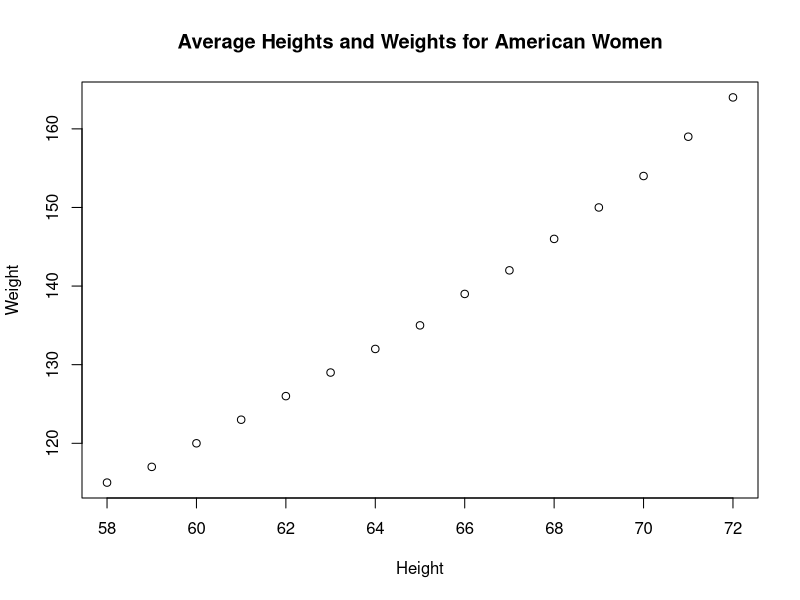
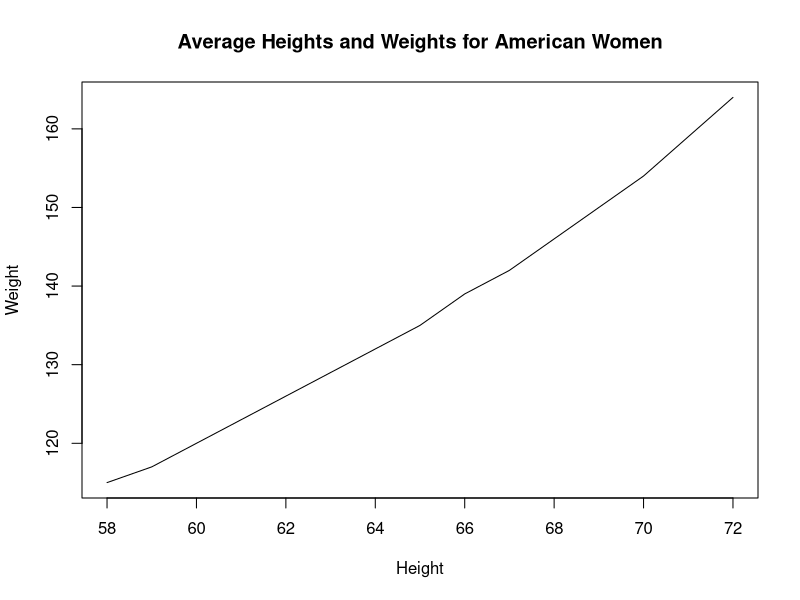
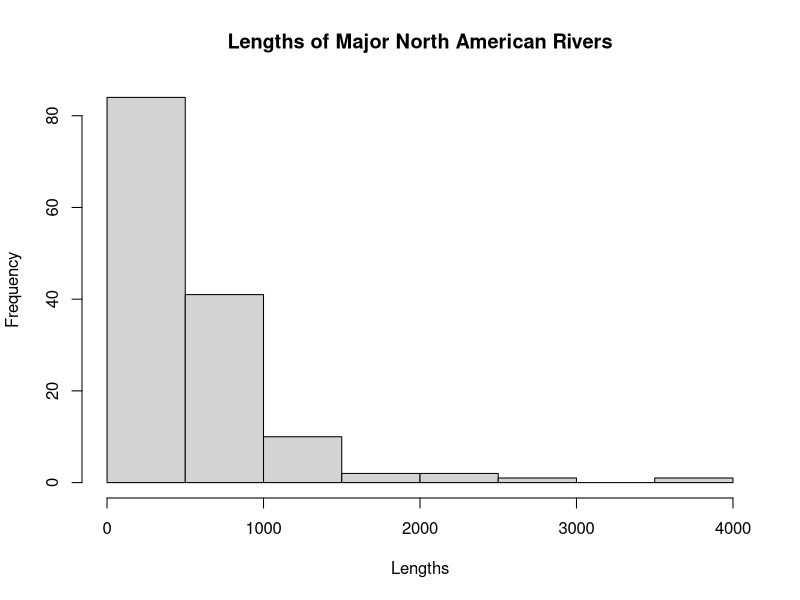
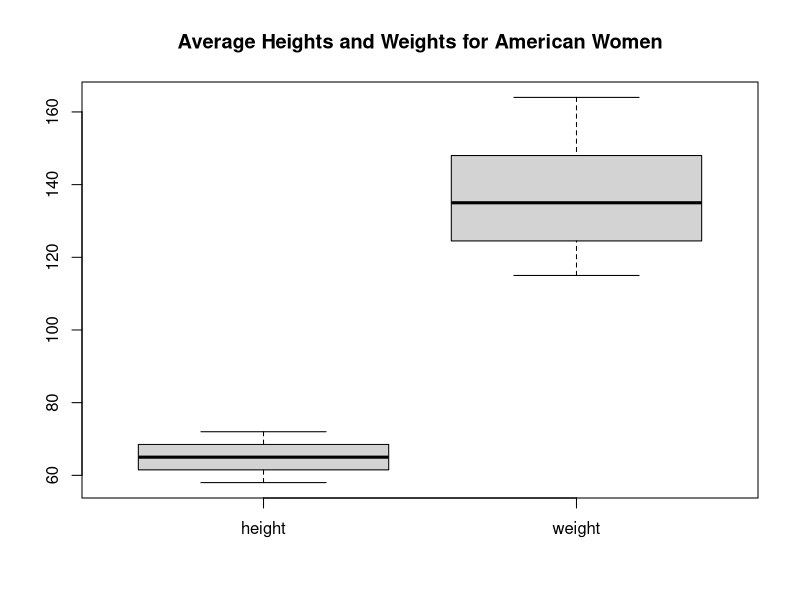
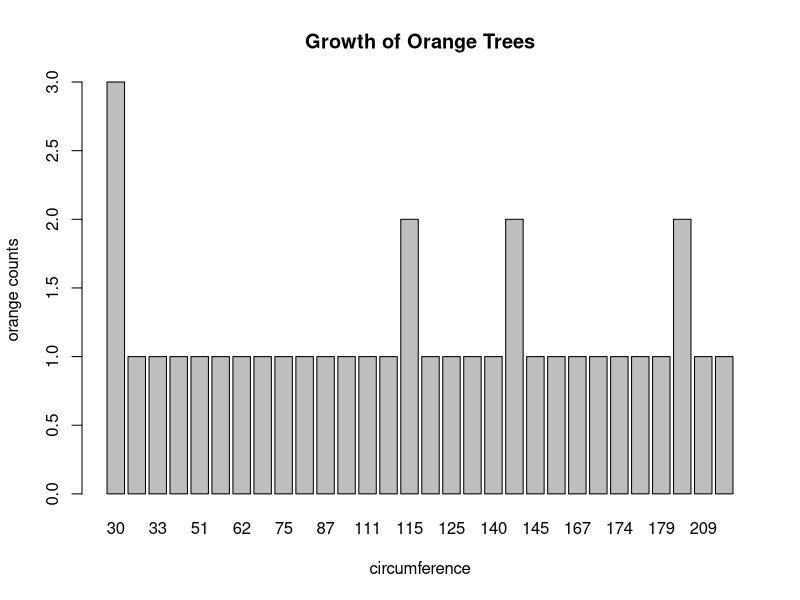

Generate these figures, in order, with R:
plot(women$height,women$weight,main="Average Heights and Weights for American Women", xlab="Height",ylab="Weight")
plot(women$height,women$weight,main="Average Heights and Weights for American Women", xlab="Height",ylab="Weight", type="l")
hist(rivers,main="Lengths of Major North American Rivers", xlab="Lengths")
boxplot(women,main="Average Heights and Weights for American Women")
barplot(table(factor(Orange$circumference)),main="Growth of Orange Trees", ylab="orange counts",xlab="circumference")